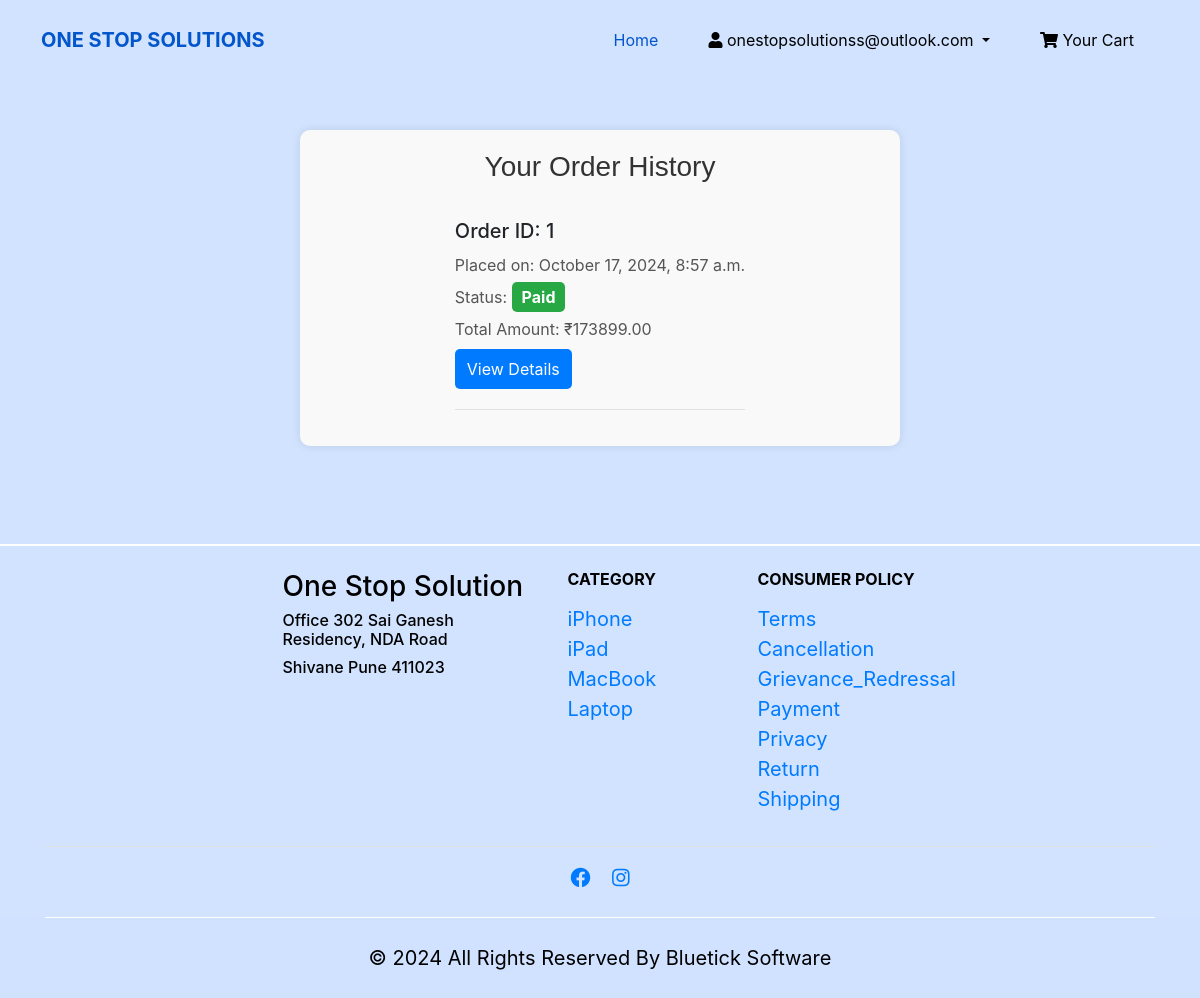
Before: /order_history/ (signed in) with the older database file.
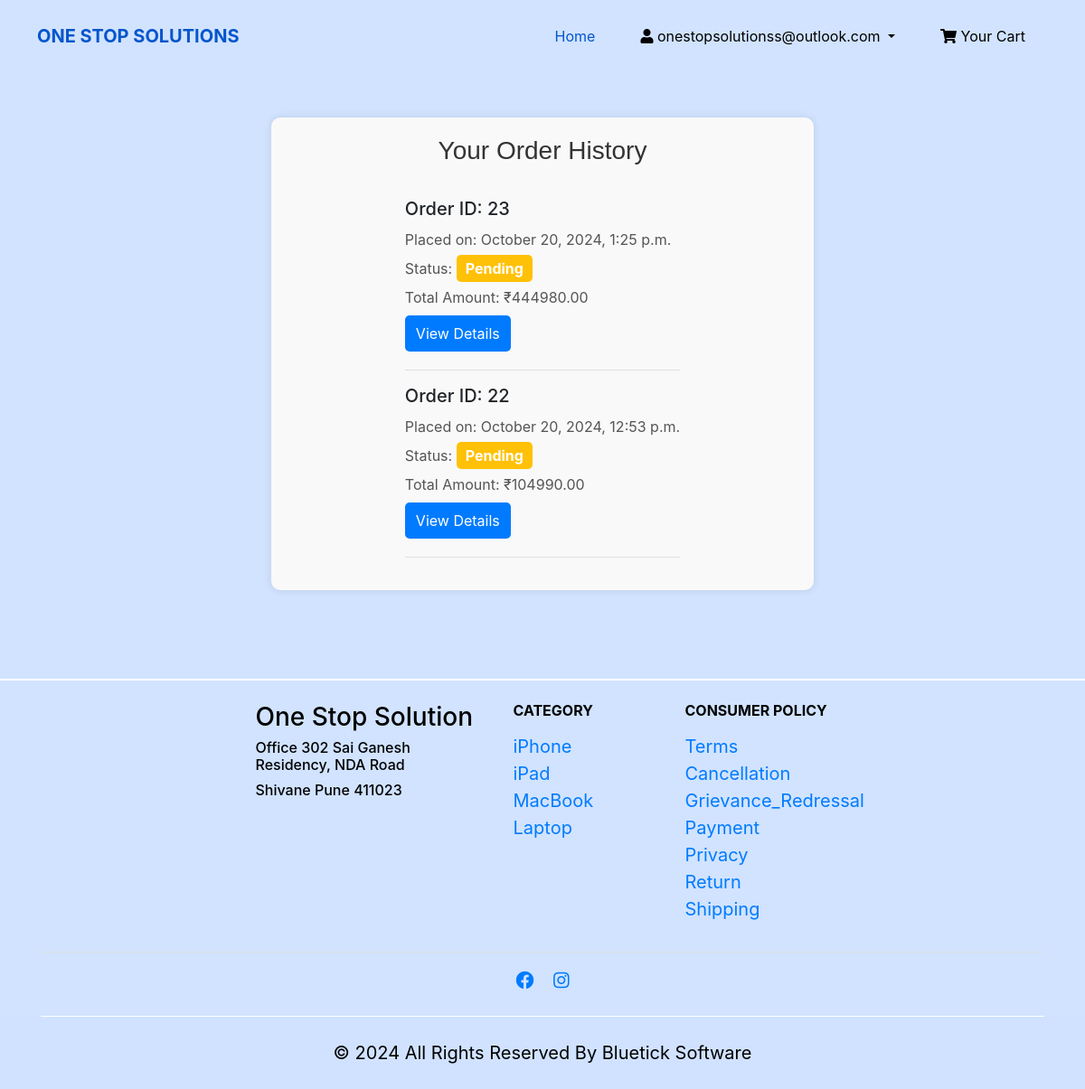
After: the same page with the newer database file.
### payment/models.py (models this page shows, shortened)
class Order(models.Model):
    STATUS_CHOICES = [
        ('Pending', 'Pending'),
        ('Paid', 'Paid'),
        ('Failed', 'Failed'),
    ]
    user = models.ForeignKey(User, on_delete=models.CASCADE)
    first_name = models.CharField(max_length=100)
    last_name = models.CharField(max_length=100)
    email = models.EmailField()
    address = models.TextField()
    city = models.CharField(max_length=100)
    country = models.CharField(max_length=100)
    zip_code = models.CharField(max_length=10)
    phone = models.CharField(max_length=15)
    product_names = models.TextField()
    amount = models.DecimalField(max_digits=10, decimal_places=2)
    razorpay_order_id = models.CharField(max_length=100, unique=True)
    razorpay_payment_id = models.CharField(max_length=100, blank=True, null=True)
    status = models.CharField(max_length=20, choices=STATUS_CHOICES, default='Pending')
    created_at = models.DateTimeField(auto_now_add=True)

### payment/views.py (the view)
# urls.py: path('order_history/', views.order_history, name='order_history'),
@login_required
def order_history(request):
    orders = Order.objects.filter(user=request.user).order_by('-created_at')
    if not orders:
        messages.info(request, 'You have not placed any orders yet.')
        return redirect('view_cart')  # Redirect if no orders found
    context = {
        'orders': orders,
    }
    return render(request, 'order_history.html', context)

### payment/context_processors.py (called while the page is built)
def recent_order_processor(request):
    if request.user.is_authenticated:
        recent_order = Order.objects.filter(user=request.user).order_by('-created_at').first()
        return {'recent_order': recent_order}
    return {'recent_order': None}

### templates/order_history.html
 {% extends "base.html" %}
{% block content %}
<div class="order-history-container">
    <h1>Your Order History</h1>
    <div class="order-list">
        {% for order in orders %}
            <div class="order-summary">
                <h3>Order ID: {{ order.id }}</h3>
                <p>Placed on: {{ order.created_at|date:"F j, Y, g:i a" }}</p>
                <p>Status: <span class="status-label {{ order.status|lower }}">{{ order.status }}</span></p>
                <p>Total Amount: ₹{{ order.amount }}</p>
                <a class="order-details-link" href="{% url 'recent_order' %}?order_id={{ order.id }}">View Details</a>
            </div>
            <hr>
        {% empty %}
            <p>No orders found.</p>
        {% endfor %}
    </div>
</div>
{% endblock %}

### templates/base.html
{% include "header.html" %}
{% block content %}
{% endblock  %}
{% include "footer.html" %}

### templates/header.html (shortened to what this page needs)
<!DOCTYPE html>
<html>
<head>
  {% load static %}
  <link rel="stylesheet" href="{% static 'css/bootstrap.css' %}">
  <link rel="stylesheet" href="{% static 'css/font-awesome.min.css' %}">
  <link rel="stylesheet" href="{% static 'css/style.css' %}">
  <link rel="stylesheet" href="{% static 'css/responsive.css' %}">
  <link rel="stylesheet" type="text/css" href="https://cdnjs.cloudflare.com/ajax/libs/OwlCarousel2/2.3.4/assets/owl.carousel.min.css" />
  <link href="https://stackpath.bootstrapcdn.com/bootstrap/4.5.2/css/bootstrap.min.css" rel="stylesheet">
  <link href="https://cdnjs.cloudflare.com/ajax/libs/font-awesome/5.15.4/css/all.min.css" rel="stylesheet">
</head>
<body>
  <div class="hero_area">
    <header class="header_section">
      <div class="header_bottom">
        <div class="container-fluid">
          <nav class="navbar navbar-expand-lg custom_nav-container ">
            <a class="navbar-brand" href="/">
              <span>One Stop Solutions</span>
            </a>
            <div class="collapse navbar-collapse" id="navbarSupportedContent">
              <ul class="navbar-nav ">
                <li class="nav-item active">
                  <a class="nav-link" href="/">Home</a>
                </li>
                <li class="nav-item dropdown">
                  {% if user.is_authenticated %}
                    <a class="nav-link dropdown-toggle" href="#" id="navbarDropdown" role="button" data-toggle="dropdown" aria-haspopup="true" aria-expanded="false">
                      <i class="fa fa-user"></i> {{ user.username }}
                    </a>
                  {% else %}
                    <a class="nav-link" href="/login"><i class="fa fa-user"></i> Login</a>
                  {% endif %}
                </li>
                <li class="nav-item">
                  {% if user.is_authenticated %}
                    <a class="nav-link" href="/cart"><i class="fa fa-shopping-cart"></i> Your Cart</a>
                  {% else %}
                    <a class="nav-link" href="/login"><i class="fa fa-shopping-cart"></i> Your Cart</a>
                  {% endif %}
                </li>
              </ul>
            </div>
          </nav>
        </div>
      </div>
    </header>

### templates/footer.html (shortened to what this page needs)
<br>
<br>
<hr style="border: 1px solid white; margin: 0;">
<footer class="py-4" style="background-color: #D1E3FF;">
  <div class="container">
    <div class="row justify-content-center">
      <div class="col-md-3" style="color: black;">
        <h3>One Stop Solution</h3>
        <h6> Office 302 Sai Ganesh Residency, NDA Road</h6>
        <h6> Shivane Pune 411023</h6>
      </div>
      <div class="col-md-2 justify-content-center">
        <h6 class="text-uppercase" style="color: black;">Category</h6>
        <ul class="list-unstyled">
          <li><a href="/iphone" class="text-custom">iPhone</a></li>
          <li><a href="/ipad" class="text-custom">iPad</a></li>
          <li><a href="/macbook" class="text-custom">MacBook</a></li>
          <li><a href="/laptop" class="text-custom">Laptop</a></li>
        </ul>
      </div>
      <div class="col-md-2 justify-content-center">
        <h6 class="text-uppercase" style="color: black;">Consumer Policy</h6>
        <ul class="list-unstyled">
          <li><a href="/static/files/terms.pdf" class="text-custom" target = "_blank">Terms</a></li>
          <li><a href="/static/files/cancel.pdf" class="text-custom" target = "_blank">Cancellation</a></li>
          <li><a href="/static/files/grievance.pdf" class="text-custom" target = "_blank">Grievance_Redressal</a></li>
          <li><a href="/static/files/payment.pdf" class="text-custom" target = "_blank">Payment</a></li>
          <li><a href="/static/files/privacy.pdf" class="text-custom" target = "_blank">Privacy</a></li>
          <li><a href="/static/files/return.pdf" class="text-custom" target = "_blank">Return</a></li>
          <li><a href="/static/files/shipping.pdf" class="text-custom" target = "_blank">Shipping</a></li>
        </ul>
      </div>
    </div>
    <hr class="bg-light">
    <div class="text-center justify-content-center">
      <a href="https://www.facebook.com/profile.php?id=61565925247882" target = "_blank" class="text-custom mx-2"><i class="fab fa-facebook"></i></a>
      <a href="https://www.instagram.com/onestop_solutionss/?next=%2F" target = "_blank" class="text-custom mx-2"><i class="fab fa-instagram"></i></a>
    </div>
  </div>
</footer>
<footer class="footer_section">
  <div class="container">
    <p>
      &copy; <span id="displayDateYear"></span> All Rights Reserved By Bluetick Software
    </p>
  </div>
</footer>
</body>
</html>

### static/css/style.css (style rules this page uses)
body { font-family: 'Lato', sans-serif; color: #040000; background-color: #D1E3FF; }
h1, h2 { font-family: 'Merriweather Sans', sans-serif; }
a, a:hover, a:focus { text-decoration: none; }
.hero_area { position: relative; background-color: #d1e3ff; }
.header_section .container-fluid { padding-right: 25px; padding-left: 25px; }
.header_section .header_bottom { padding: 10px 0; }
.navbar-brand { padding: 0; margin: 0; color: #000000; font-weight: bold; font-size: 24px; font-weight: bold; }
.navbar-brand span { color: #0355cc; text-transform: uppercase; }
.custom_nav-container { padding: 0; }
.custom_nav-container .navbar-nav { margin-left: auto; }
.custom_nav-container .navbar-nav .nav-item .nav-link { padding: 10px 25px; color: #000000; text-align: center; }
.custom_nav-container .navbar-nav .nav-item:hover .nav-link, .custom_nav-container .navbar-nav .nav-item.active .nav-link { color: #0355cc; }
.footer_section { background-color: #D0E2FF; }
.footer_section p { margin: 0; padding: 25px 0; color: #000000; text-align: center; border-top: 0.8px solid #ffffff; }
footer { font-size: 20px; }
footer a { text-decoration: none; }
footer .text-uppercase { font-weight: bold; margin-bottom: 15px; }
.order-summary { margin: 15px 0px; }
.dropdown-toggle { font-size: 16px; color: #fff; background-color: #D1E3FF; padding: 10px; border-radius: 4px; transition: background-color 0.3s ease; }
.order-summary-container, .order-history-container { display: flex; flex-direction: column; justify-content: center; align-items: center; margin: 50px auto; max-width: 600px; padding: 20px; background-color: #f9f9f9; border-radius: 10px; box-shadow: 0 0 10px rgba(0, 0, 0, 0.1); }
.order-summary-container h1, .order-history-container h1 { font-size: 28px; margin-bottom: 20px; color: #333; text-align: center; }
.order-details, .order-summary { width: 100%; margin-bottom: 20px; }
.order-summary h3 { font-size: 20px; margin-bottom: 10px; }
.order-summary p { font-size: 16px; margin-bottom: 8px; color: #555; }
.status-label { font-weight: bold; padding: 5px 10px; border-radius: 5px; color: #fff; }
.status-label.pending { background-color: #ffc107; }
.order-details-link { display: inline-block; padding: 8px 12px; background-color: #007bff; color: #fff; text-decoration: none; border-radius: 5px; transition: background-color 0.3s ease; }
hr { border: none; border-top: 1px solid #ddd; margin: 20px 0; }

### static/css/responsive.css (style rules this page uses)
@media (min-width: 1200px) { .container { max-width: 1170px; } }

Changed rows visible on the page:
removed Order: id "1", created_at "October 17, 2024, 8:57 a.m.", status "Paid", amount "173899.00"
added Order: id "23", created_at "October 20, 2024, 1:25 p.m.", status "Pending", amount "444980.00"
added Order: id "22", created_at "October 20, 2024, 12:53 p.m.", status "Pending", amount "104990.00"
